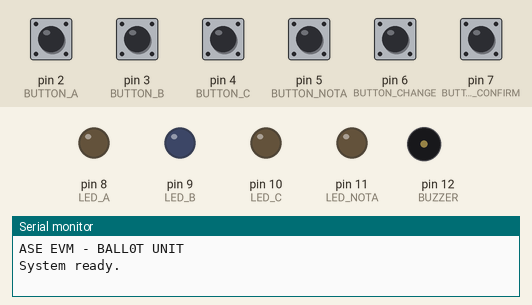
Recording of a sketch running on a simulated Arduino Uno, built with avr-gcc and run on an emulated ATmega328P. Parts: output pins drawn as LEDs (lit = HIGH), buzzer (waves = sounding), the last lines printed to the serial monitor. The test bench sets the inputs (shaded band); at power-on: pin 2 (BUTTON_A), pin 3 (BUTTON_B), pin 4 (BUTTON_C), pin 5 (BUTTON_NOTA), pin 6 (BUTTON_CHANGE), pin 7 (BUTTON_CONFIRM) HIGH.

Above: at 1.2 s.
1.3 s: pin 2 (BUTTON_A) pulled LOW for 0.15 s
At 2.7 s:
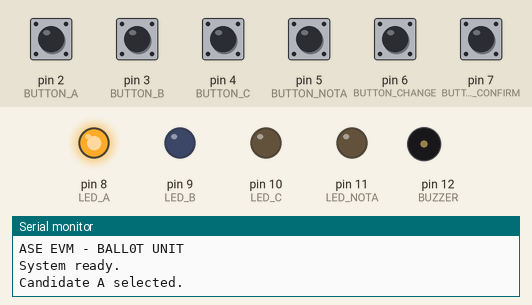
3.0 s: pin 6 (BUTTON_CHANGE) pulled LOW for 0.15 s
At 3.16 s:
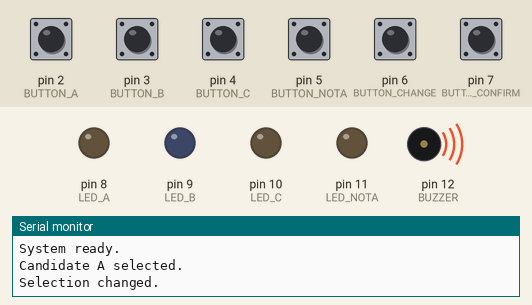
4.8 s: pin 3 (BUTTON_B) pulled LOW for 0.15 s
At 5.6 s:
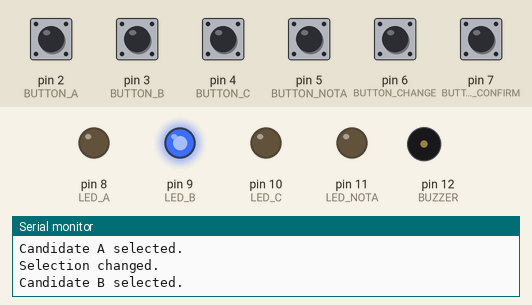
6.5 s: pin 7 (BUTTON_CONFIRM) pulled LOW for 0.15 s
At 6.66 s:
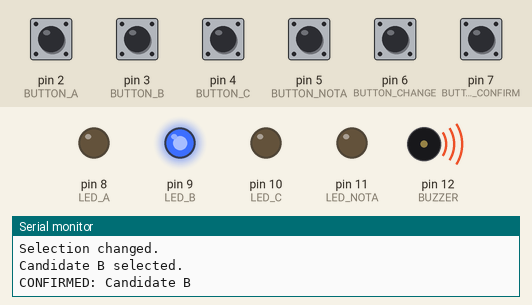
Timing chart, 0 to 9.3 s (numbered marks = the images above; inputs shaded):
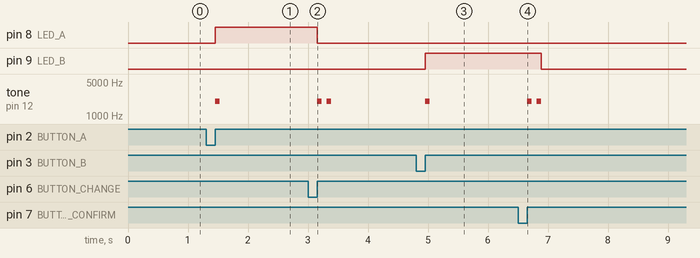

Measured:
- after the input at 1.3 s, pin 8 (LED_A): LOW → HIGH after 0.15 s; tone on pin 12 (BUZZER): silent → 2000 Hz after 0.15 s, → silent 0.08 s later
- after the input at 3.0 s, pin 8 (LED_A): HIGH → LOW after 0.15 s; tone on pin 12 (BUZZER): alternates 2000 Hz for 0.08 s and silent for 0.08 s, 4 changes in all, then stays silent, starting after 0.15 s
- after the input at 4.8 s, pin 9 (LED_B): LOW → HIGH after 0.15 s; tone on pin 12 (BUZZER): silent → 2000 Hz after 0.15 s, → silent 0.08 s later
- after the input at 6.5 s, pin 9 (LED_B): HIGH → LOW after 0.39 s; tone on pin 12 (BUZZER): alternates 2000 Hz for 0.08 s and silent for 0.08 s, 4 changes in all, then stays silent, starting after 0.15 s

The sketch:

ballot_core_v0_1.ino
```cpp
/*
 * A.S.E. EVM
 * Ballot Unit - Core Firmware v0.1
 *
 * Controller:
 * Arduino UNO
 *
 * Current scope:
 * - Candidate selection
 * - NOTA selection
 * - CHANGE
 * - CONFIRM
 * - LEDs
 * - Buzzer
 *
 * NOT included yet:
 * - Control Unit communication
 * - RFID
 * - EEPROM
 * - Admin system
 */

enum Selection {
  NONE,
  CANDIDATE_A,
  CANDIDATE_B,
  CANDIDATE_C,
  NOTA
};

// ---------------- PIN DEFINITIONS ----------------

// Buttons
const byte BUTTON_A      = 2;
const byte BUTTON_B      = 3;
const byte BUTTON_C      = 4;
const byte BUTTON_NOTA   = 5;
const byte BUTTON_CHANGE = 6;
const byte BUTTON_CONFIRM = 7;

// LEDs
const byte LED_A    = 8;
const byte LED_B    = 9;
const byte LED_C    = 10;
const byte LED_NOTA = 11;

// Buzzer
const byte BUZZER = 12;

// ---------------- SYSTEM VARIABLES ----------------

// Temporary development setting.
// Later the Control Unit will enable/disable voting.
bool votingEnabled = true;

Selection selected = NONE;


// ---------------- SETUP ----------------

void setup() {

  Serial.begin(9600);

  // Buttons use Arduino's internal pull-up resistors.
  pinMode(BUTTON_A, INPUT_PULLUP);
  pinMode(BUTTON_B, INPUT_PULLUP);
  pinMode(BUTTON_C, INPUT_PULLUP);
  pinMode(BUTTON_NOTA, INPUT_PULLUP);
  pinMode(BUTTON_CHANGE, INPUT_PULLUP);
  pinMode(BUTTON_CONFIRM, INPUT_PULLUP);

  // LEDs
  pinMode(LED_A, OUTPUT);
  pinMode(LED_B, OUTPUT);
  pinMode(LED_C, OUTPUT);
  pinMode(LED_NOTA, OUTPUT);

  // Buzzer
  pinMode(BUZZER, OUTPUT);

  clearSelection();

  Serial.println("ASE EVM - BALL0T UNIT");
  Serial.println("System ready.");
}


// ---------------- MAIN LOOP ----------------

void loop() {

  // If voting is disabled, ignore voter input.
  if (!votingEnabled) {
    return;
  }

  // Only allow candidate selection when nothing
  // is currently selected.
  if (selected == NONE) {

    if (buttonPressed(BUTTON_A)) {
      selectCandidate(CANDIDATE_A);
    }

    else if (buttonPressed(BUTTON_B)) {
      selectCandidate(CANDIDATE_B);
    }

    else if (buttonPressed(BUTTON_C)) {
      selectCandidate(CANDIDATE_C);
    }

    else if (buttonPressed(BUTTON_NOTA)) {
      selectCandidate(NOTA);
    }
  }

  // CHANGE works after a selection.
  if (selected != NONE && buttonPressed(BUTTON_CHANGE)) {
    clearSelection();

    Serial.println("Selection changed.");
    beep(2);
  }

  // CONFIRM works after a selection.
  if (selected != NONE && buttonPressed(BUTTON_CONFIRM)) {

    confirmSelection();

    // In the final system, the Control Unit
    // will decide whether this vote is accepted.
    votingEnabled = false;
  }
}


// ---------------- BUTTON FUNCTION ----------------

bool buttonPressed(byte pin) {

  if (digitalRead(pin) == LOW) {

    // Simple debounce
    delay(30);

    if (digitalRead(pin) == LOW) {

      // Wait until button is released
      while (digitalRead(pin) == LOW) {
        delay(1);
      }

      return true;
    }
  }

  return false;
}


// ---------------- SELECTION ----------------

void selectCandidate(Selection candidate) {

  selected = candidate;

  turnOffAllLEDs();

  switch (selected) {

    case CANDIDATE_A:
      digitalWrite(LED_A, HIGH);
      Serial.println("Candidate A selected.");
      break;

    case CANDIDATE_B:
      digitalWrite(LED_B, HIGH);
      Serial.println("Candidate B selected.");
      break;

    case CANDIDATE_C:
      digitalWrite(LED_C, HIGH);
      Serial.println("Candidate C selected.");
      break;

    case NOTA:
      digitalWrite(LED_NOTA, HIGH);
      Serial.println("NOTA selected.");
      break;

    default:
      break;
  }

  beep(1);
}


// ---------------- CONFIRM ----------------

void confirmSelection() {

  Serial.print("CONFIRMED: ");

  switch (selected) {

    case CANDIDATE_A:
      Serial.println("Candidate A");
      break;

    case CANDIDATE_B:
      Serial.println("Candidate B");
      break;

    case CANDIDATE_C:
      Serial.println("Candidate C");
      break;

    case NOTA:
      Serial.println("NOTA");
      break;

    default:
      Serial.println("NONE");
      return;
  }

  // Confirmation feedback
  beep(2);

  // Clear temporary selection
  clearSelection();

  Serial.println("Ballot Unit locked.");
}


// ---------------- CLEAR SELECTION ----------------

void clearSelection() {

  selected = NONE;
  turnOffAllLEDs();
}


// ---------------- LED CONTROL ----------------

void turnOffAllLEDs() {

  digitalWrite(LED_A, LOW);
  digitalWrite(LED_B, LOW);
  digitalWrite(LED_C, LOW);
  digitalWrite(LED_NOTA, LOW);
}


// ---------------- BUZZER ----------------

void beep(byte times) {

  for (byte i = 0; i < times; i++) {

    tone(BUZZER, 2000);
    delay(80);
    noTone(BUZZER);

    if (i < times - 1) {
      delay(80);
    }
  }
}
```
